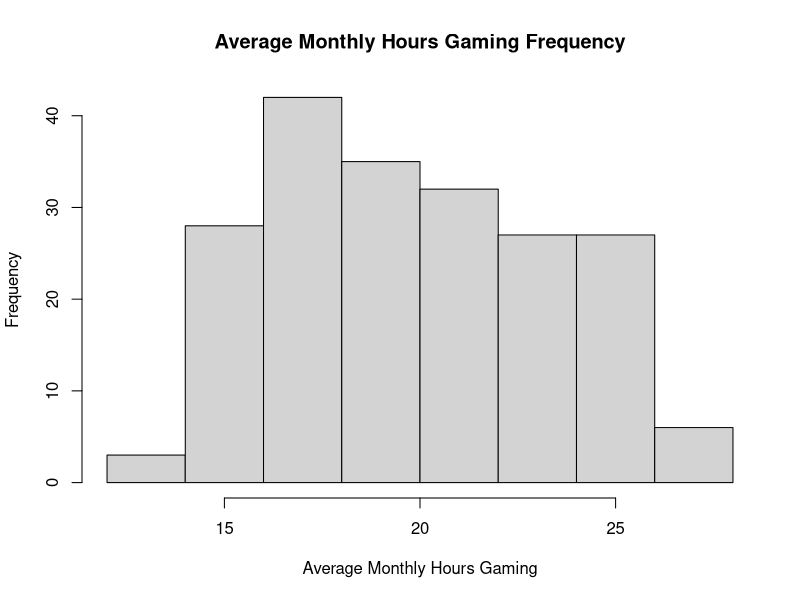
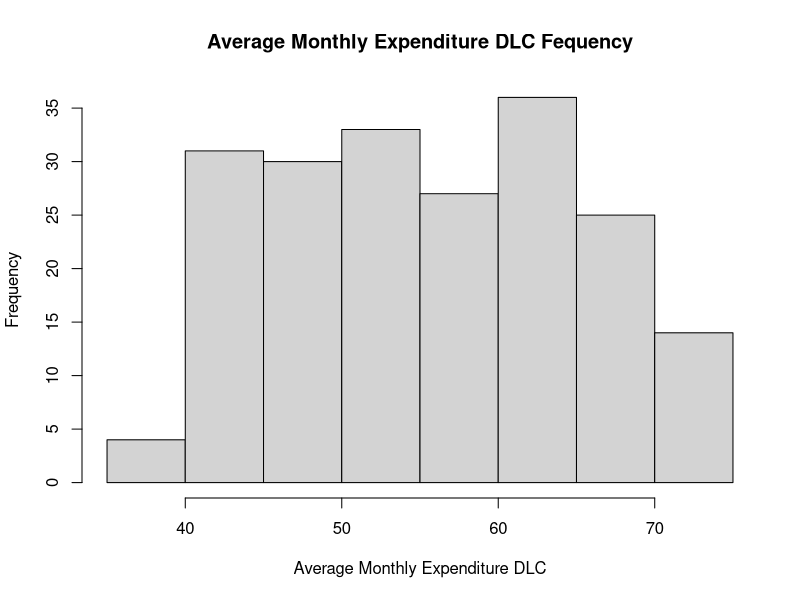
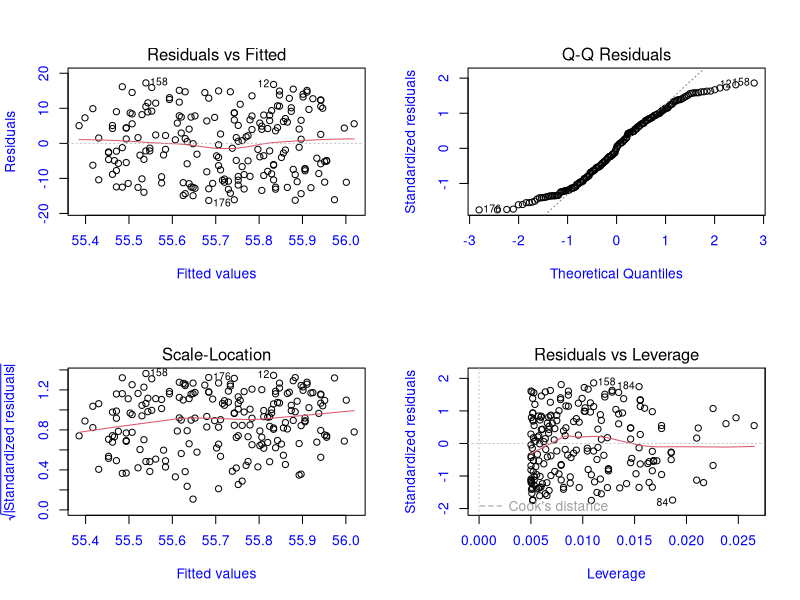
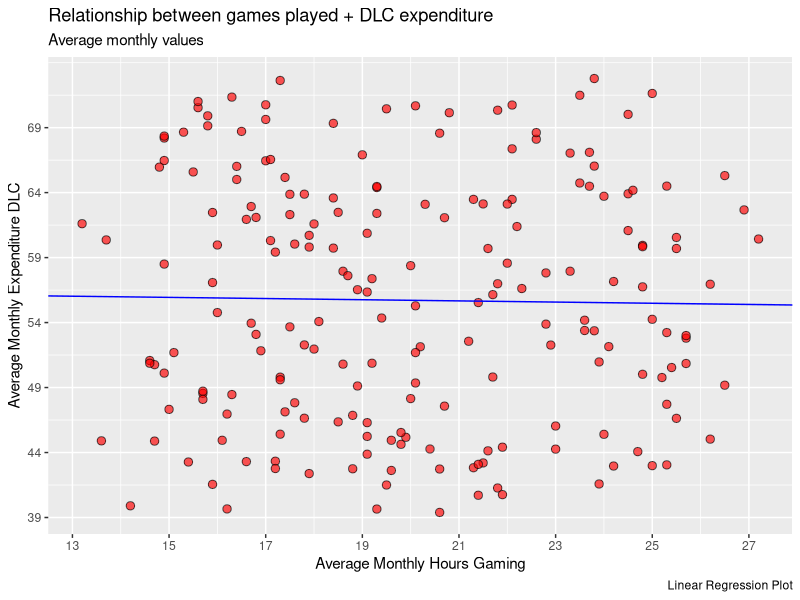

Here is the R script that generated these plots, in order:
## ---- chunk 1
# knitr::opts_chunk$set(echo = TRUE)

# Libraries used
if(!require("readr"))
  install.packages("readr")
if(!require("dplyr"))
  install.packages("dplyr")
if(!require("ggplot2"))
  install.packages("ggplot2")
if(!require("knitr"))
  install.packages("knitr")
if(!require("kableExtra"))
  install.packages("kableExtra")

library(readr) # read_csv()
library(dplyr) # sample_n()
library(ggplot2) # data viszualizatoin, plot linear regression
library(knitr) # Display data in tables
library(kableExtra) # Format tables
## ---- chunk 2
# Load and Randomly Sample Data
# use readr::read_csv() to load data from csv file
data <- read_csv("amalgamated_game_survey_250_2022.csv") # read data from csv
summary(data) # Check data has been read in correctly
## ---- chunk 3
set.seed(1234) # set a seed to reproduce random values
# randomly sample 200 of the 250 rows
sample_data <- sample_n(data, 200) # returns tibble 200 x 11

## ---- chunk 4
# check the correlation between the chosen variables
cor(sample_data$avg_monthly_hrs_gaming, sample_data$avg_monthly_expenditure_dlc)
# perform correlation test on chosen variables
cor.test(sample_data$avg_monthly_hrs_gaming, sample_data$avg_monthly_expenditure_dlc)
## ---- chunk 5
hist(sample_data$avg_monthly_hrs_gaming, 
     main="Average Monthly Hours Gaming Frequency",
     xlab="Average Monthly Hours Gaming")
## ---- chunk 6
hist(sample_data$avg_monthly_expenditure_dlc, 
     main="Average Monthly Expenditure DLC Fequency",
     xlab = "Average Monthly Expenditure DLC")
## ---- chunk 7
significance <- 0.05
# If the P value is greater than 0.05 accept null hypothesis
# If the P value is less than or equal to 0.05 reject null hypothesis

st_hours <- shapiro.test(sample_data$avg_monthly_hrs_gaming)
# if shapiro test result is too low reject the null hypothesis
if(st_hours$p.value < significance) {
  print("reject") } else {
  print("accept")
}

st_bucks <- shapiro.test(sample_data$avg_monthly_expenditure_dlc)
# use ifelse() to perform similar check as above
print(ifelse(st_bucks$p.value < significance, "reject", "accept"))
## ---- chunk 8
# simple linear regression
mod <- lm(avg_monthly_expenditure_dlc ~ avg_monthly_hrs_gaming, 
          data = sample_data) # calculate effect of independent on dependent variable
summary(mod) # summarise the results of the model
## ---- chunk 9
par(mfrow=c(2,2), main="test") # 2 rows and 2 columns
plot(mod, col.lab="blue", col.axis="blue") # plot the model
par(mfrow=c(1,1)) # Reset to 1 row and 1 column
## ---- chunk 10
plot <- ggplot(data = mod, mapping = aes(x = avg_monthly_hrs_gaming, 
                                 y = avg_monthly_expenditure_dlc)) + 
  # plot dataset in a scatter plot, add colours for points
  geom_point(alpha = 0.66, # transparcency, lets stacked points show darker
             shape=21,# round
             fill="red", # inner colour
             color="black", # outline colour
             size=2.5) + # size (3 too big, 1 too small) +
  
  labs(title = "Relationship between games played + DLC expenditure",
       subtitle = "Average monthly values",
       caption = "Linear Regression Plot")

# Calculate x and y tick spacing and frequency
scale_x = scale_x_continuous(breaks = seq(
  floor(min(sample_data$avg_monthly_hrs_gaming)), # round down lowest value
  ceiling(max(sample_data$avg_monthly_hrs_gaming)), # round up highest value
  by = 2), # frequency
  name = "Average Monthly Hours Gaming") # x label
scale_y = scale_y_continuous(breaks = seq(
  floor(min(sample_data$avg_monthly_expenditure_dlc)), 
  ceiling(max(sample_data$avg_monthly_expenditure_dlc)),
  by = 5), 
  name = "Average Monthly Expenditure DLC")

# Get intercept and slope for regresion line
coeff <- coefficients(mod) # get coefficients returned from linear model
intercept <- coeff[1] # avg_monthly_hrs_gaming intercept
slope <- coeff[2] # slope of line

# Add x and y labels and geometry line to plot
plot + scale_x + scale_y +
  geom_abline(intercept = intercept, slope = slope, color="blue") # regression line
